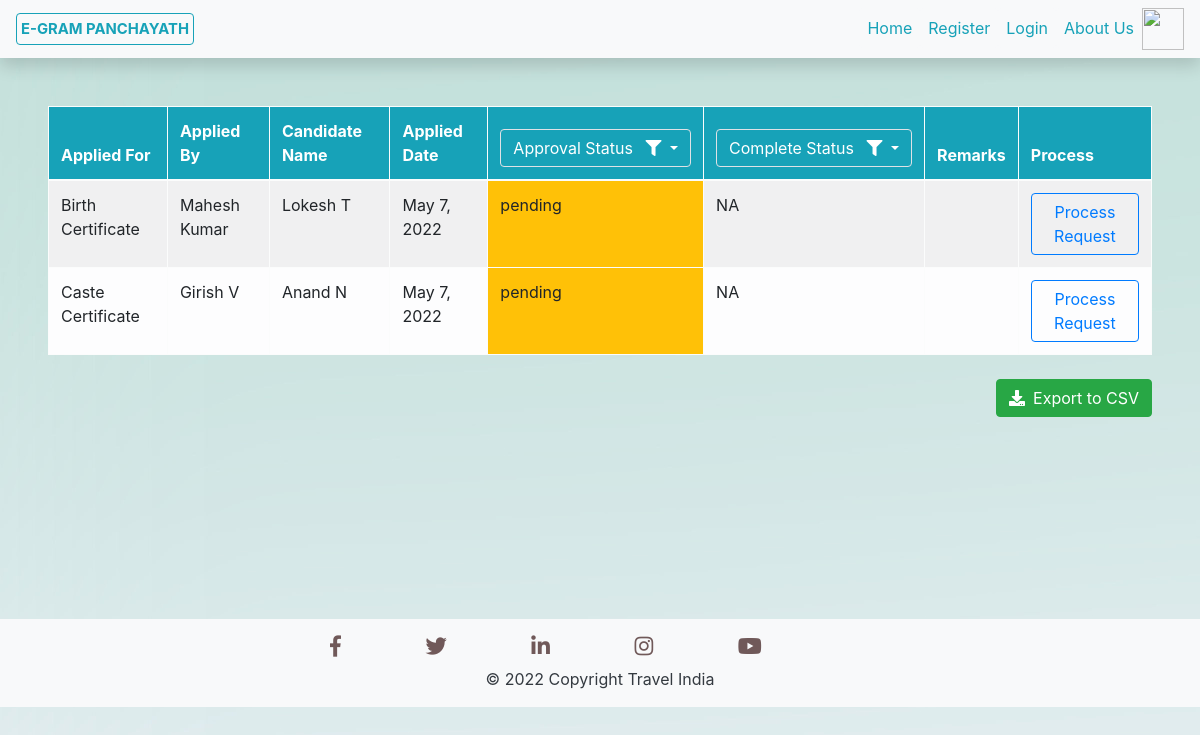
The page /Certicates_Received_Requests/ on the database as committed earlier.
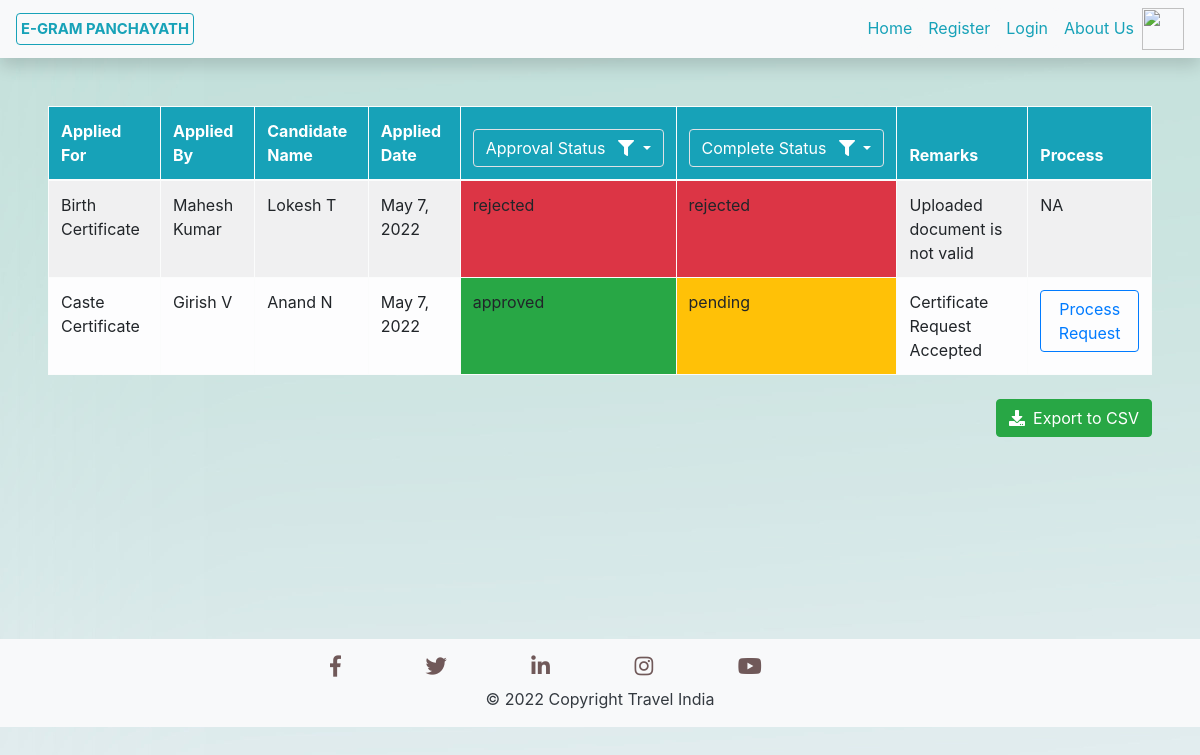
The same page on the database as committed later.
### Services/models.py (models this page shows, shortened)
class Certificates(models.Model):
    Cert_Name = models.CharField(max_length=50)
    Cand_Name = models.CharField(max_length=50)
    Father_Name = models.CharField(max_length=50)
    Mother_Name = models.CharField(max_length=50)
    Address = models.CharField(max_length=300)
    doc_name = models.CharField(max_length=30)
    Cert_Requested_By = models.ForeignKey(User, on_delete=models.CASCADE,default=None, null=True, blank=True)
    Cert_Applied_Date = models.DateTimeField(default=timezone.now)
    document_proof = models.FileField(upload_to='Files/',default=None, null=True, blank=True)
    Birth_Date = models.DateField()
    phoneno = models.CharField(max_length=10, default=None, null=True, blank=True)
    Birth_location = models.CharField(max_length=200, default=None, null=True, blank=True)
    Death_Date = models.DateField(default=None, null=True, blank=True)
    Death_location = models.CharField(max_length=200, default=None, null=True, blank=True)
    Cast = models.CharField(max_length=50, default=None, null=True, blank=True)
    Cast_Category = models.CharField(max_length=10, default=None, null=True, blank=True)
    Income_Value = models.CharField(max_length=20, default=None, null=True, blank=True)
    Remarks = models.TextField()
    Approval_Status = models.CharField(max_length=20)
    Completion_Status = models.CharField(max_length=20, default=None, null=True, blank=True)
    certificate = models.FileField(upload_to='Certificates/',default=None, null=True, blank=True)
    Cert_Estimated_Completion_Date = models.DateField(default=None, null=True, blank=True)

### Services/views.py (the view)
# urls.py: path('Certicates_Received_Requests/', Cert_ReceivedRequests.as_view(), name='CertReqReceived'),
class Cert_ReceivedRequests(ListView):
    model = Services
    template_name = "Services/CertificatesRequestsReceived.html"
    context_object_name = 'requests'
    paginate_by = 5
    def get_queryset(self):
        req = Certificates.objects.all()
        def ExecQuery(req, Cert):
            key = list(Cert.keys())[0]
            if key=='Cert_Approval_Status':
                req = req.filter(Approval_Status=Cert[key]).order_by('-Cert_Applied_Date')
            if key=='Cert_Completion_Status':
                req = req.filter(Completion_Status=Cert[key]).order_by('-Cert_Applied_Date')
            return req
        if self.request.GET.get('idAppStatus'):
            req = ExecQuery(req, {'Cert_Approval_Status':self.request.GET.get('idAppStatus')})
        if self.request.GET.get('idCompStatus'):
            req = ExecQuery(req, {'Cert_Completion_Status':self.request.GET.get('idCompStatus')})
        return req

### Services/templates/Services/CertificatesRequestsReceived.html (shortened to what this page needs)
{% extends 'Services/Base.html' %}
{% block content %}
<div class="p-5">
    <form method="get" action="#">
    <table class="rounded table table-hover table-bordered table-striped table-light">
        <thead class="bg-info text-white">
            <tr>
                <th scope="col">Applied For</th>
                <th scope="col">Applied By</th>
                <th scope="col">Candidate Name</th>
                <th scope="col">Applied Date</th>
                <th scope="col">
                    <div class="dropdown">
                        <button class="btn btn-info border dropdown-toggle" type="button" id="dropdownMenuButton" data-toggle="dropdown" aria-haspopup="true" aria-expanded="false">
                          Approval Status <i class="fas fa-filter ml-2"></i>
                        </button>
                      </div>
                </th>
                <th scope="col">
                    <div class="dropdown">
                        <button class="btn btn-info border dropdown-toggle" type="button" id="dropdownMenuButton" data-toggle="dropdown" aria-haspopup="true" aria-expanded="false">
                          Complete Status <i class="fas fa-filter ml-2"></i>
                        </button>
                      </div>
                </th>
                <th scope="col">Remarks</th>
                <th scope="col">Process</th>
            </tr>
        </thead>
        <tbody>
        {% for request in requests %}
        <tr>
            <td>{{ request.Cert_Name }} </td>
            <td>{{ request.Cert_Requested_By.first_name }} {{ request.Cert_Requested_By.last_name }}</td>
            <td>{{ request.Cand_Name }}</td>
            <td>{{ request.Cert_Applied_Date.date }}</td>
            {% if request.Approval_Status == 'pending' %}
                <td class="bg-warning">{{ request.Approval_Status }}</td>
            {% elif request.Approval_Status == 'approved' %}
                <td class="bg-success">{{ request.Approval_Status }}</td>
            {% elif request.Approval_Status == 'rejected' %}
                <td class="bg-danger">{{ request.Approval_Status }}</td>
            {% endif %}
            {% if request.Completion_Status == 'pending' %}
                <td class="bg-warning">{{ request.Completion_Status }}</td>
            {% elif request.Completion_Status == 'completed' %}
                <td class="bg-success">{{ request.Completion_Status }}</td>
            {% elif request.Completion_Status == 'rejected' %}
                <td class="bg-danger">{{ request.Completion_Status }}</td>
            {% else %}
                <td class="">{{ request.Completion_Status }}</td>
            {% endif %}
            <td>{{ request.Remarks }}</td>
            <td>
                {% if request.Approval_Status == 'pending' or request.Completion_Status == 'pending' %}
                <a class="btn btn-outline-primary" href="{% url 'ProcessCertRequestURL' request.id %}">Process Request</a>
                {% else %}
                    NA
                {% endif %}
            </td>
        </tr>
        {% empty %}
        <tr>
            <td align="center" colspan="7" >No Entries</td>
        </tr>
        {% endfor %}
        </tbody>
        </table>
    </form>
    <a href="{% url 'export-certificate-requets-csv' %}" class="btn btn-success float-right mt-2"><span class="fas fa-download mr-2"></span>Export to CSV</a>
</div>
{% endblock content %}

### Services/templates/Services/Base.html (shortened to what this page needs)
<!DOCTYPE html>
<html>
<head>
  <link rel="stylesheet" href="https://maxcdn.bootstrapcdn.com/bootstrap/4.4.1/css/bootstrap.min.css">
  <link rel="stylesheet" href="https://use.fontawesome.com/releases/v5.7.0/css/all.css">
</head>
{% load static %}
</head>
<body onload="loadfunction()" background="/media/Background_New.jpg">
	<nav class="navbar navbar-expand-lg navbar-light bg-light shadow ">
        <a class="active navhead p-1 navbar-brand rounded text-info" href="{% url 'Home' %}">E-GRAM PANCHAYATH</a>
        <div id="navbarNavDropdown" class="navbar-collapse collapse" >
            <ul class="navbar-nav">
              <li class="nav-item">
                      <a class="navhead bg-light rounded nav-link text-info" href="{% url 'Home' %}">Home</a>
                  </li>
                  {% if user.is_authenticated %}
                    {% if user.profile.Department != 'public' %}
                      <li class="nav-item dropdown">
                        <a class="navhead bg-light rounded nav-link text-info dropdown-toggle" href="#" id="navbarDropdownMenuLink" data-toggle="dropdown" aria-haspopup="true" aria-expanded="false">
                          Requests
                        </a>
                        <ul class="dropdown-menu">
                            <a class="navhead bg-light nav-link text-info" href="{% url 'ReqReceived' %}">Service/Complaint Requests</a>
                            <a class="navhead bg-light nav-link text-info" href="{% url 'CertReqReceived' %}">Certificate Requests</a>
                        </ul>
                      </li>
                      <li class="nav-item">
                      <a class="navhead bg-light rounded nav-link text-info" href="{% url 'profile' %}">{{ user.first_name }} {{ user.last_name }}-(Profile)</a>
                    </li>
                    {% elif user.profile.Department == 'public' %}
                      <li class="nav-item dropdown">
                        <a class="navhead bg-light rounded nav-link text-info dropdown-toggle" href="#" id="navbarDropdownMenuLink" data-toggle="dropdown" aria-haspopup="true" aria-expanded="false">
                          Raise Requests
                        </a>
                            <ul class="dropdown-menu">
                              <a class="navhead bg-light nav-link text-info" href="{% url 'ServiceReq' %}">Raise Service Request</a>
                              <a class="navhead bg-light nav-link text-info" href="{% url 'ComplaintReq' %}">Raise Complaint</a>
                              <a class="navhead bg-light nav-link text-info" href="{% url 'CertificateReq' %}">Request for Certificate</a>
                            </ul>
                      </li>
                      <li class="nav-item dropdown">
                          <a class="navhead bg-light rounded nav-link text-info dropdown-toggle" href="#" id="navbarDropdownMenuLink" data-toggle="dropdown" aria-haspopup="true" aria-expanded="false">
                            My Requests
                          </a>
                          <ul class="dropdown-menu">
                            <a class="navhead bg-light nav-link text-info" href="{% url 'MySerCompRequests' %}">Service/Complaint Requests</a>
                            <a class="navhead bg-light nav-link text-info" href="{% url 'MyCertRequests' %}">Certificate Requests</a>
                          </ul>
                    </li>
                      <li class="nav-item">
                        <a class="navhead bg-light rounded nav-link text-info" href="{% url 'profile' %}">{{ user.first_name }} {{ user.last_name }}-(Profile)</a>
                      </li>
                    {% endif %}
                    <a class="navhead bg-light rounded nav-link text-info" href="{% url 'Logout' %}">Logout</a>
                  {% else %}
                  <li class="nav-item">
                    <a class="navhead bg-light rounded nav-link text-info" href="{% url 'Register' %}">Register</a>
                </li>
                  <li class="nav-item">
                      <a class="navhead bg-light rounded nav-link text-info" href="{% url 'Login' %}" >Login</a>
                  </li>
                  {% endif %}
                  <li class="nav-item">
                      <a class="navhead bg-light rounded nav-link text-info" href="{% url 'AboutUs' %}">About Us</a>
                  </li>
                  <li class="nav-item">
                      <a  href="{% url 'admin:index' %}" target="_blank">
                       <img src="/media/adminimg.png" style="width:42px;height:42px;border:0;">
                      </a>
                  </li>
    			</ul>
    	</div>
	</nav>
          {% block content %}
          {% endblock %}
</body>
<footer class="page-footer bg-light py-2 font-small cyan darken-3 text-white" style="margin-top: 200px;">
  <div class="container">
    <div class="row">
        <div class="mt-2" style="align-content: center; margin-left: 260px;">
          <a class="footer_icons" target="_blank" href ="https://www.facebook.com/Meta/"><i class="fab fa-facebook-f fa-lg"></i></a>
          <a class="footer_icons" target="_blank" href ="https://mobile.twitter.com/explore"><i class="fab fa-twitter fa-lg "></i></a>
          <a class="footer_icons" target="_blank" href ="https://in.linkedin.com/"><i class="fab fa-linkedin-in fa-lg "></i></a>
          <a class="footer_icons" target="_blank" href ="https://www.instagram.com/instagram/?hl=en"><i class="fab fa-instagram fa-lg "></i></a>
          <a class="footer_icons" target="_blank" href ="https://www.youtube.com/" ><i class="fab fa-youtube fa-lg white-text "> </i></a>
        </div>
    </div>
  </div>
  <div class="footer-copyright text-dark text-center py-2" style="width: 100%;">
    © 2022 Copyright Travel India
  </div>
</footer>
</html>

### Services/templates/Services/Base.html (style rules this page uses)
.footer_icons { margin: 40px; text-decoration: none; color: rgb(112, 89, 89); }
.active,.navhead:hover { border:1px solid #17a2b8; font-weight:bold; font-size: 14.8px; }

Rows that differ between the two databases and show on the page:
changed Certificates "Birth Certificate": Remarks (not shown) → "Uploaded document is not valid"; Approval_Status "pending" → "rejected"; Completion_Status "NA" → "rejected"; Approval_Status "Process Request" → "NA"
changed Certificates "Caste Certificate": Remarks (not shown) → "Certificate Request Accepted"; Approval_Status "pending" → "approved"; Completion_Status "NA" → "pending"
